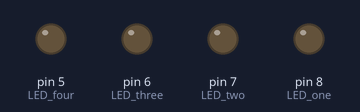
Bench run of a sketch on a simulated Arduino Uno, built with avr-gcc and run on an emulated ATmega328P. Shown: output pins drawn as LEDs (lit = HIGH).

Above: at 0.3 s.
At 4.9 s:
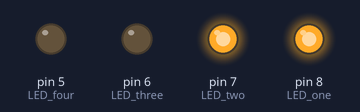
At 9.7 s:
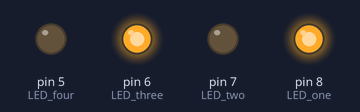
At 19.3 s:
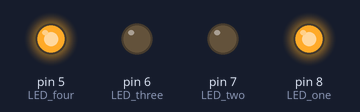
At 28.9 s:
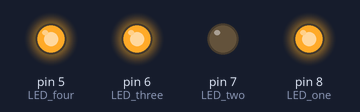
At 38.6 s:
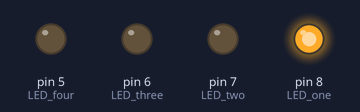
Timing chart, 0 to 40.0 s (numbered marks = the images above):
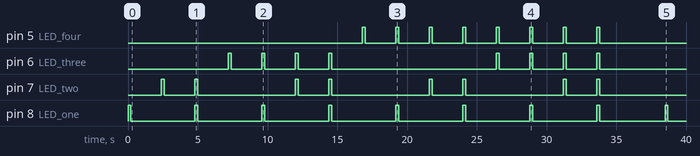

The sketch:

task2.ino
```cpp
int LED_one = 8;
int LED_two = 7;
int LED_three = 6;
int LED_four = 5;


void setup() {
  // put your setup code here, to run once:

  pinMode(LED_one, OUTPUT);
  pinMode(LED_two, OUTPUT);
  pinMode(LED_three, OUTPUT);
  pinMode(LED_four, OUTPUT);
}

void loop() {

  //put your main code here, to run repeatedly:
  //1
  digitalWrite(LED_one, HIGH);
  delay(200);
  digitalWrite(LED_one, LOW);
  delay(200);

  delay(2000);
  //2

  digitalWrite(LED_two, HIGH);
  delay(200);
  digitalWrite(LED_two, LOW);
  delay(200);

  delay(2000);


  //3
  digitalWrite(LED_one, HIGH);
  digitalWrite(LED_two, HIGH);
  delay(200);

  digitalWrite(LED_one, LOW);
  digitalWrite(LED_two, LOW);
  delay(200);

  delay(2000);

  //4

  digitalWrite(LED_three, HIGH);
  delay(200);
  digitalWrite(LED_three, LOW);
  delay(200);

  delay(2000);


  //5
  digitalWrite(LED_one, HIGH);
  digitalWrite(LED_three, HIGH);
  delay(200);
  digitalWrite(LED_one, LOW);
  digitalWrite(LED_three, LOW);
  delay(200);


  delay(2000);


  //6
  digitalWrite(LED_two, HIGH);
  digitalWrite(LED_three, HIGH);

  delay(200);
  digitalWrite(LED_two, LOW);
  digitalWrite(LED_three, LOW);

  delay(200);


  delay(2000);

  //7

  digitalWrite(LED_two, HIGH);
  digitalWrite(LED_three, HIGH);
  digitalWrite(LED_one, HIGH);

  delay(200);
  digitalWrite(LED_two, LOW);
  digitalWrite(LED_three, LOW);
  digitalWrite(LED_one, LOW);


  delay(200);


  delay(2000);


  //8
  digitalWrite(LED_four, HIGH);
  delay(200);
  digitalWrite(LED_four, LOW);
  delay(200);


  delay(2000);

  //9
  digitalWrite(LED_four, HIGH);
  digitalWrite(LED_one, HIGH);

  delay(200);

  digitalWrite(LED_four, LOW);
  digitalWrite(LED_one, LOW);

  delay(200);


  delay(2000);

  //10
  digitalWrite(LED_four, HIGH);
  digitalWrite(LED_two, HIGH);

  delay(200);

  digitalWrite(LED_four, LOW);
  digitalWrite(LED_two, LOW);

  delay(200);


  delay(2000);

  //11
  digitalWrite(LED_four, HIGH);
  digitalWrite(LED_two, HIGH);
  digitalWrite(LED_one, HIGH);

  delay(200);

  digitalWrite(LED_four, LOW);
  digitalWrite(LED_two, LOW);
  digitalWrite(LED_one, LOW);


  delay(200);


  delay(2000);

  //12
  digitalWrite(LED_four, HIGH);
  digitalWrite(LED_three, HIGH);

    delay(200);

  digitalWrite(LED_four, LOW);
  digitalWrite(LED_three, LOW);


    delay(200);


  delay(2000);

  //13
  digitalWrite(LED_four, HIGH);
  digitalWrite(LED_three, HIGH);
    digitalWrite(LED_one, HIGH);

      delay(200);

  digitalWrite(LED_four, LOW);
  digitalWrite(LED_three, LOW);
    digitalWrite(LED_one, LOW);


      delay(200);


  delay(2000);

  //14
  digitalWrite(LED_four, HIGH);
  digitalWrite(LED_three, HIGH);
    digitalWrite(LED_two, HIGH);

      delay(200);

  digitalWrite(LED_four, LOW);
  digitalWrite(LED_three, LOW);
    digitalWrite(LED_two, LOW);


      delay(200);


  delay(2000);

  //15
  digitalWrite(LED_four, HIGH);
  digitalWrite(LED_three, HIGH);
    digitalWrite(LED_two, HIGH);
      digitalWrite(LED_one, HIGH);

        delay(200);

  digitalWrite(LED_four, LOW);
  digitalWrite(LED_three, LOW);
    digitalWrite(LED_two, LOW);
      digitalWrite(LED_one, LOW);


        delay(200);


  delay(2000);


  //end
  delay(2500);
}
```

Measured:
- by itself, pin 5 (LED_four): LOW → HIGH at 16.8 s, → LOW 0.20 s later, → HIGH 2.2 s later, → LOW 0.20 s later, … (16 changes in this stretch)
- by itself, pin 6 (LED_three): goes 3 × (HIGH 0.20 s, LOW 2.2 s), HIGH 0.20 s, LOW 11.8 s, 3 × (HIGH 0.20 s, LOW 2.2 s), HIGH 0.20 s, then LOW
- by itself, pin 7 (LED_two): repeats every 9.6 s: LOW 2.2 s, HIGH 0.20 s, LOW 7.0 s, HIGH 0.20 s
- by itself, pin 8 (LED_one): alternates HIGH for 0.20 s and LOW for 4.6 s
